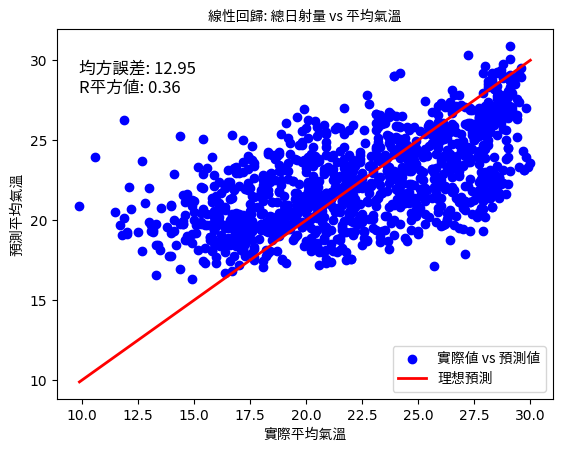

Reproduce this figure in Python.
import pandas as pd
import numpy as np
from sklearn.linear_model import LinearRegression
from sklearn.model_selection import train_test_split
from sklearn.metrics import mean_squared_error, r2_score
import matplotlib.pyplot as plt
from matplotlib.font_manager import FontProperties

# 讀取資料
file_path = r'C:\Users\lanvi\OneDrive\Documents\github\MLproject_Solar_Irradiance\test\processed_data_v2.csv'
data = pd.read_csv(file_path)

# 設定字體路徑
font_path = r'C:\Users\lanvi\OneDrive\Documents\github\MLproject_Solar_Irradiance\ChocolateClassicalSans-Regular.ttf'
font_properties = FontProperties(fname=font_path)

# 定義轉換函數，將值轉換為浮點數，並將非數字值替換為NaN
def to_float(value):
    try:
        return float(value)
    except ValueError:
        return np.nan

# 將轉換函數應用到相關的列
columns_to_check = ['平均氣溫', '總日射量MJ/ m2']
for col in columns_to_check:
    data[col] = data[col].apply(to_float)

# 刪除包含NaN值的行
data = data.dropna(subset=columns_to_check)

# 去除離散值（使用IQR法）
Q1 = data[columns_to_check].quantile(0.25)
Q3 = data[columns_to_check].quantile(0.75)
IQR = Q3 - Q1
data = data[~((data[columns_to_check] < (Q1 - 1.5 * IQR)) | (data[columns_to_check] > (Q3 + 1.5 * IQR))).any(axis=1)]

# 定義自變量和應變量
X = data[['總日射量MJ/ m2']].values  # 使用總日射量作為自變量
Y = data['平均氣溫'].values  # 依變量是平均氣溫

# 將資料分成訓練集和測試集
X_train, X_test, Y_train, Y_test = train_test_split(X, Y, test_size=0.2, random_state=0)

# 擬合線性回歸模型
linear_regressor = LinearRegression()
linear_regressor.fit(X_train, Y_train)

# 預測並評估模型
Y_pred = linear_regressor.predict(X_test)
mse = mean_squared_error(Y_test, Y_pred)
r2 = r2_score(Y_test, Y_pred)

print(f'均方誤差: {mse}')
print(f'R平方值: {r2}')

# 繪製結果圖
plt.scatter(Y_test, Y_pred, color='blue', label='實際值 vs 預測值')
plt.plot([Y_test.min(), Y_test.max()], [Y_test.min(), Y_test.max()], color='red', linewidth=2, label='理想預測')
plt.xlabel('實際平均氣溫', fontproperties=font_properties)
plt.ylabel('預測平均氣溫', fontproperties=font_properties)
plt.title('線性回歸: 總日射量 vs 平均氣溫', fontproperties=font_properties)
plt.legend(prop=font_properties)

# 在圖表上添加均方誤差和R平方值
plt.text(Y_test.min(), Y_test.max(), f'均方誤差: {mse:.2f}\nR平方值: {r2:.2f}', 
         fontsize=12, verticalalignment='top', fontproperties=font_properties)

output_path = r'C:\Users\lanvi\OneDrive\Documents\github\MLproject_Solar_Irradiance\temp_solar\linear_regression02.png'
plt.savefig(output_path, bbox_inches='tight')

plt.show()
